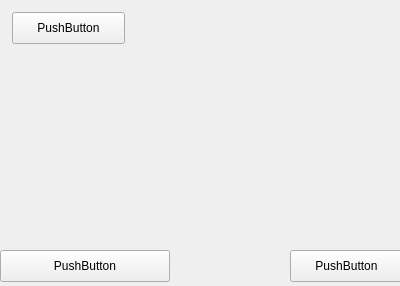
<?xml version="1.0" encoding="UTF-8"?>
<ui version="4.0">
 <class>Widget</class>
 <widget class="QWidget" name="Widget">
  <property name="geometry">
   <rect>
    <x>0</x>
    <y>0</y>
    <width>400</width>
    <height>286</height>
   </rect>
  </property>
  <property name="windowTitle">
   <string>Widget</string>
  </property>
  <widget class="QPushButton" name="pushButton">
   <property name="geometry">
    <rect>
     <x>290</x>
     <y>250</y>
     <width>113</width>
     <height>32</height>
    </rect>
   </property>
   <property name="text">
    <string>PushButton</string>
   </property>
  </widget>
  <widget class="QPushButton" name="pushButton_2">
   <property name="geometry">
    <rect>
     <x>0</x>
     <y>250</y>
     <width>170</width>
     <height>32</height>
    </rect>
   </property>
   <property name="text">
    <string>PushButton</string>
   </property>
  </widget>
  <widget class="QPushButton" name="pushButton_3">
   <property name="geometry">
    <rect>
     <x>12</x>
     <y>12</y>
     <width>113</width>
     <height>32</height>
    </rect>
   </property>
   <property name="text">
    <string>PushButton</string>
   </property>
  </widget>
 </widget>
 <layoutdefault spacing="6" margin="11"/>
 <resources/>
 <connections/>
</ui>
